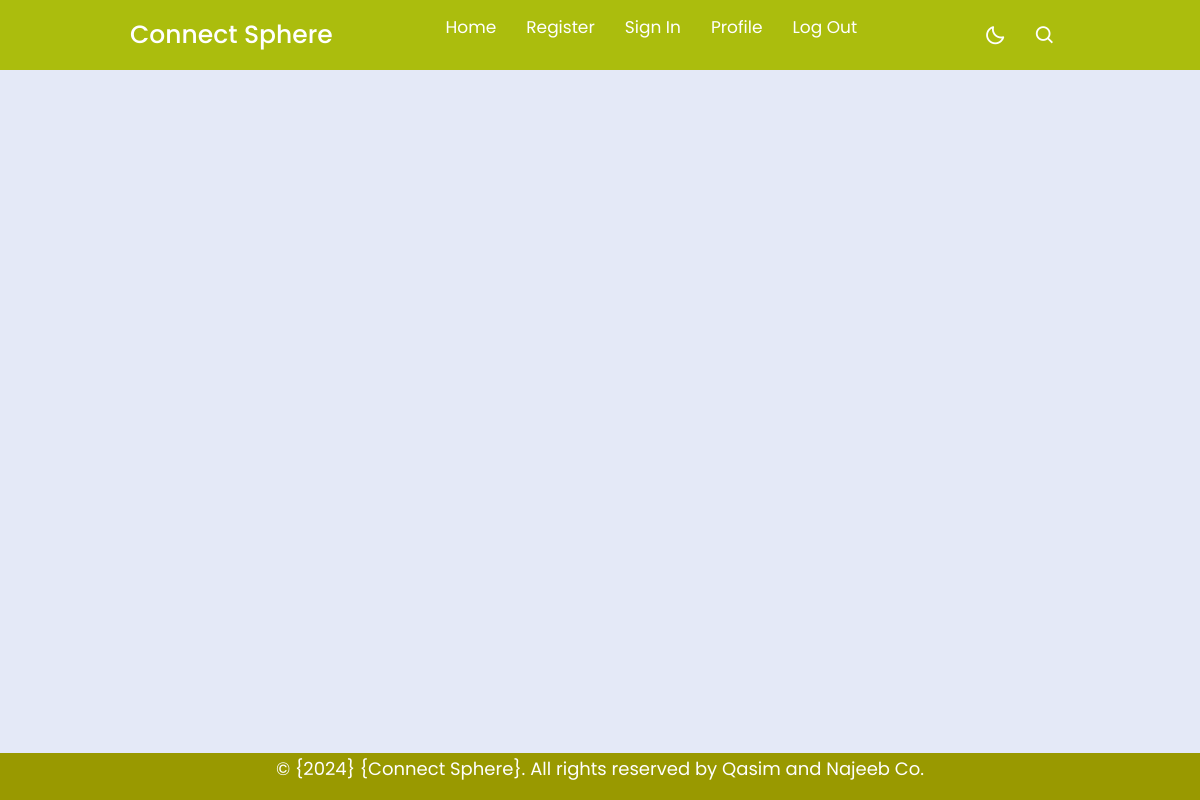
Page /posts/List_Post/ on the earlier database version.
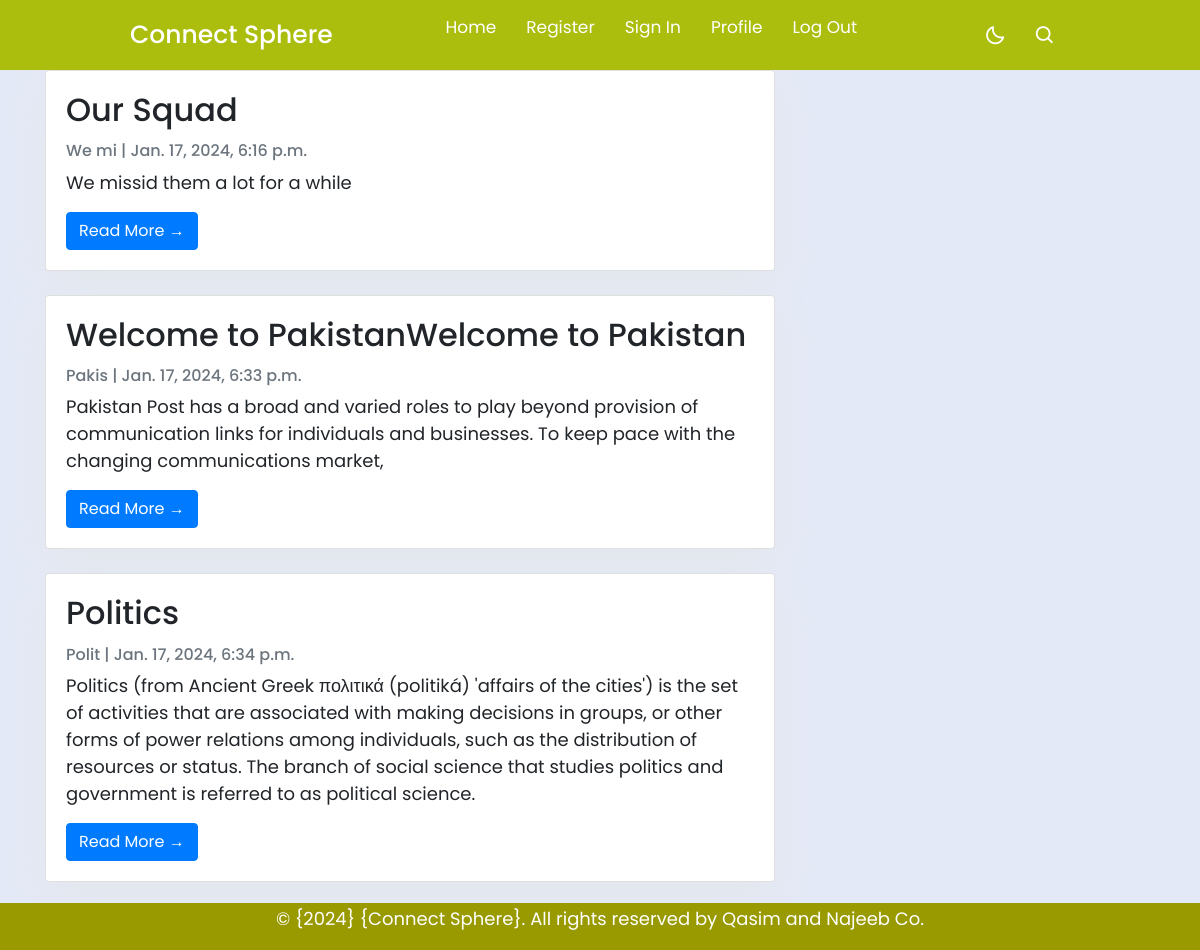
Same page on the later database version.
### posts/models.py (models this page shows, shortened)
class Post(models.Model):
    title        = models.CharField(max_length=255)
    content      = models.TextField()
    like         = models.ManyToManyField(User, related_name='likes', blank= True, null= True)
    shared_user  = models.ForeignKey(User, on_delete=models.CASCADE, null= True)
    created_on   = models.DateTimeField(default=timezone.now)
    shared_on    = models.DateTimeField(default=timezone.now)
    image        = models.ImageField(upload_to='post_pic', blank=True, null=True)
    is_private   = models.BooleanField(default= False)

### posts/views.py (the view)
# urls.py: path('List_Post/', List_Post.as_view(), name= 'List_Post'),
class List_Post(ListView):
    model = Post
    template_name = 'posts/List_post.html'

### posts/templates/posts/List_post.html (shortened to what this page needs)
{% extends "base.html" %}
{% block content %}
<div class="container my-4">
    <div class="row">
        <div class="col-md-8 mt-3 left">
            {% for object in object_list  %}
            <div class="card mb-4">
                <div class="card-body">
                    <h2 class="card-title">{{object.title}}</h2>
                    <p class="card-text text-muted h6">{{object.content|slice:":5" }} | {{object.created_on}} </p>
                    <p class="card-text">{{object.content }}</p>
                    <a href="" class="btn btn-primary">Read More &rarr;</a>
                </div>
            </div>
            {% endfor %}
    </div>
</div>
{%endblock%}

### templates/base.html (shortened to what this page needs)
{% load static %}
<!DOCTYPE html>
<html lang="en">
<head>
    <link rel="stylesheet" href="https://maxcdn.bootstrapcdn.com/bootstrap/4.0.0/css/bootstrap.min.css"
 />
    <link rel="stylesheet" href="{% static 'css/footer.css' %}">
    <link rel="stylesheet" href="{% static 'css/navbar.css' %}">
    <link href='https://unpkg.com/boxicons@2.1.1/css/boxicons.min.css' rel='stylesheet'>
</head>
<body>
    <header>
        <nav>
            <div class="nav-bar">
                <span class="logo navLogo"><a href="#">Connect Sphere</a></span>
                <div class="menu">
                    <ul class="nav-links">
                        <li><a href="#">Home</a></li>
                        <li><a href="#">Register</a></li>
                        <li><a href="#">Sign In</a></li>
                        <li><a href="#">Profile</a></li>
                        <li><a href="#">Log Out</a></li>
                    </ul>
                </div>
                <div class="darkLight-searchBox">
                    <div class="dark-light">
                        <i class='bx bx-moon moon'></i>
                    </div>
                    <div class="searchBox">
                       <div class="searchToggle">
                        <i class='bx bx-search search'></i>
                       </div>
                    </div>
                </div>
            </div>
        </nav>
    </header>
    <main>
        {% block content %}{% endblock %}
    </main>
    <footer>
        <p>&copy; {2024} {Connect Sphere}. All rights reserved by Qasim and Najeeb Co.
    </footer>
</body>
</html>

### static/css/footer.css (style rules this page uses)
body { margin: 0; padding: 0; font-family: Arial, sans-serif; min-height: 100vh; display: flex; flex-direction: column; }
header { background-color: rgb(153, 153, 0); color: rgb(255, 255, 255); padding: 5px; text-align: center; width: 100%; }
main { flex: 1; padding: 20px; }
footer { background-color: rgb(153, 153, 0); color: rgb(255, 255, 255); padding: 2px; text-align: center; position: fixed; bottom: 0; width: 100%; }

### static/css/navbar.css (style rules this page uses)
* { margin: 0; padding: 0; box-sizing: border-box; font-family: 'Poppins', sans-serif; transition: all 0.4s ease;; }
:root { --body-color: #E4E9F7; --nav-color: rgb(171, 189, 13); --side-nav: #010718; --text-color: #FFF; --search-bar: #F2F2F2; --search-text: #010718; }
body { height: 100vh; background-color: var(--body-color); }
nav { position: fixed; top: 0; left: 0; height: 70px; width: 100%; background-color: var(--nav-color); z-index: 100; }
nav .nav-bar { position: relative; height: 100%; max-width: 1000px; width: 100%; background-color: var(--nav-color); margin: 0 auto; padding: 0 30px; display: flex; align-items: center; justify-content: space-between; }
nav .nav-bar .logo a { font-size: 25px; font-weight: 500; color: var(--text-color); text-decoration: none; }
.nav-bar .nav-links { display: flex; align-items: center; }
.nav-bar .nav-links li { margin: 0 5px; list-style: none; }
.nav-links li a { position: relative; font-size: 17px; font-weight: 400; color: var(--text-color); text-decoration: none; padding: 10px; }
.nav-links li a::before { content: ''; position: absolute; left: 50%; bottom: 0; transform: translateX(-50%); height: 6px; width: 6px; border-radius: 50%; background-color: var(--text-color); opacity: 0; transition: all 0.3s ease; }
.nav-bar .darkLight-searchBox { display: flex; align-items: center; }
.darkLight-searchBox .dark-light, .darkLight-searchBox .searchToggle { height: 40px; width: 40px; display: flex; align-items: center; justify-content: center; margin: 0 5px; }
.dark-light i, .searchToggle i { position: absolute; color: var(--text-color); font-size: 22px; cursor: pointer; transition: all 0.3s ease; }
.searchBox { position: relative; }

### posts/templates/posts/List_post.html (style rules this page uses)
body { font-family: "Roboto", sans-serif; font-size: 18px; background-image: url('https://img.freepik.com/premium-photo/closeup-seascape-surface-blue-sea-water-with-small-ripple-waves_127089-25489.jpg'); background-repeat: no-repeat; background-size: cover; background-attachment: fixed; background-position: center; }
.card { box-shadow: 0 16px 48px #E3E7EB; }

Differences in the rows shown:
added Post: title "Our Squad", content "We mi", created_on "Jan. 17, 2024, 6:16 p.m.", content "We missid them a lot for a while"
added Post: title "Welcome to PakistanWelcome to Pakistan", content "Pakis", created_on "Jan. 17, 2024, 6:33 p.m.", content "Pakistan Post has a broad and varied roles to play beyond provision of communication links for individuals and businesses. To keep pace with the changing communications market,"
added Post: title "Politics", content "Polit", created_on "Jan. 17, 2024, 6:34 p.m.", content "Politics (from Ancient Greek πολιτικά (politiká) 'affairs of the cities') is the set of activities that are associated with making decisions in groups, or other forms of power relations among individuals, such as the distribution of resources or status. The branch of social science that studies politics and government is referred to as political science."
